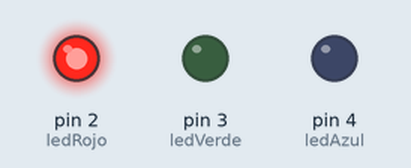
A sketch run on a simulated Arduino Uno, built with avr-gcc and run on an emulated ATmega328P. Shown: output pins drawn as LEDs (lit = HIGH).

Above: at 0.1 s.
At 0.5 s:
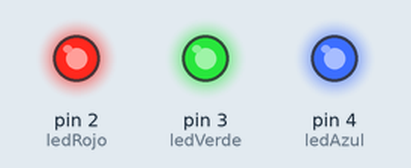
At 1.1 s:
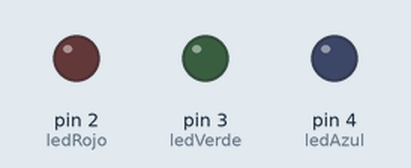
At 2.7 s:
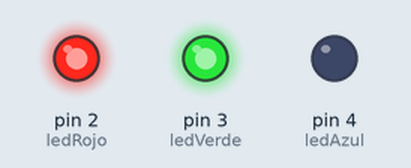
Timing chart, 0 to 3.0 s (numbered marks = the images above):
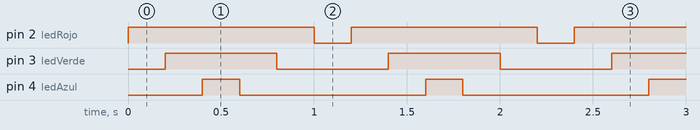

Measured:
- by itself, pin 2 (ledRojo): alternates HIGH for 1.0 s and LOW for 0.20 s
- by itself, pin 3 (ledVerde): alternates HIGH for 0.60 s and LOW for 0.60 s
- by itself, pin 4 (ledAzul): alternates HIGH for 0.20 s and LOW for 1.0 s

The sketch:

practica_23_focos_navidad1.ino
```cpp
int ledRojo = 2;
int ledVerde = 3;
int ledAzul = 4;

void setup()
{
  pinMode(ledRojo, OUTPUT);
  pinMode(ledVerde, OUTPUT);
  pinMode(ledAzul, OUTPUT);
}

void loop()
{
  digitalWrite(ledRojo, HIGH);
  delay(200);
  digitalWrite(ledVerde, HIGH);
  delay(200);
  digitalWrite(ledAzul, HIGH);
  delay(200);
  digitalWrite(ledAzul, LOW);
  delay(200);
  digitalWrite(ledVerde, LOW);
  delay(200);
  digitalWrite(ledRojo, LOW);
  delay(200);

}
```
